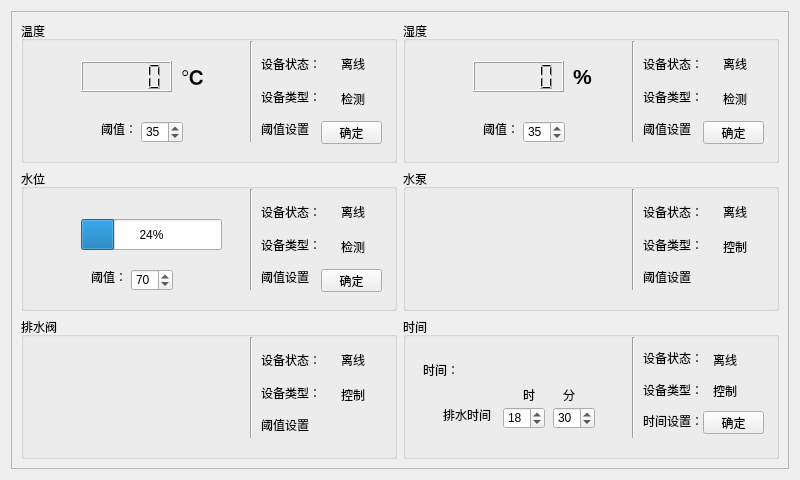
<?xml version="1.0" encoding="UTF-8"?>
<ui version="4.0">
 <class>homeForm</class>
 <widget class="QWidget" name="homeForm">
  <property name="geometry">
   <rect>
    <x>0</x>
    <y>0</y>
    <width>800</width>
    <height>480</height>
   </rect>
  </property>
  <property name="maximumSize">
   <size>
    <width>800</width>
    <height>480</height>
   </size>
  </property>
  <property name="windowTitle">
   <string>Form</string>
  </property>
  <property name="autoFillBackground">
   <bool>true</bool>
  </property>
  <layout class="QGridLayout" name="gridLayout">
   <item row="0" column="1">
    <widget class="QScrollArea" name="scrollArea">
     <property name="minimumSize">
      <size>
       <width>100</width>
       <height>50</height>
      </size>
     </property>
     <property name="widgetResizable">
      <bool>true</bool>
     </property>
     <widget class="QWidget" name="scrollAreaWidgetContents">
      <property name="geometry">
       <rect>
        <x>0</x>
        <y>0</y>
        <width>780</width>
        <height>460</height>
       </rect>
      </property>
      <layout class="QGridLayout" name="gridLayout_2">
       <item row="1" column="0">
        <widget class="QGroupBox" name="groupBox_2">
         <property name="title">
          <string>水位</string>
         </property>
         <widget class="Line" name="line_2">
          <property name="geometry">
           <rect>
            <x>220</x>
            <y>20</y>
            <width>20</width>
            <height>101</height>
           </rect>
          </property>
          <property name="orientation">
           <enum>Qt::Vertical</enum>
          </property>
         </widget>
         <widget class="QSpinBox" name="watlspinBox">
          <property name="geometry">
           <rect>
            <x>110</x>
            <y>100</y>
            <width>42</width>
            <height>22</height>
           </rect>
          </property>
          <property name="value">
           <number>70</number>
          </property>
         </widget>
         <widget class="QLabel" name="label_6">
          <property name="geometry">
           <rect>
            <x>70</x>
            <y>100</y>
            <width>31</width>
            <height>16</height>
           </rect>
          </property>
          <property name="text">
           <string>阈值：</string>
          </property>
         </widget>
         <widget class="QPushButton" name="watlButton">
          <property name="geometry">
           <rect>
            <x>300</x>
            <y>100</y>
            <width>61</width>
            <height>23</height>
           </rect>
          </property>
          <property name="text">
           <string>确定</string>
          </property>
         </widget>
         <widget class="QLabel" name="label_31">
          <property name="geometry">
           <rect>
            <x>320</x>
            <y>70</y>
            <width>31</width>
            <height>16</height>
           </rect>
          </property>
          <property name="text">
           <string>检测</string>
          </property>
         </widget>
         <widget class="QLabel" name="watlStatelabel">
          <property name="geometry">
           <rect>
            <x>320</x>
            <y>35</y>
            <width>35</width>
            <height>16</height>
           </rect>
          </property>
          <property name="text">
           <string>离线</string>
          </property>
         </widget>
         <widget class="QWidget" name="layoutWidget">
          <property name="geometry">
           <rect>
            <x>240</x>
            <y>30</y>
            <width>62</width>
            <height>91</height>
           </rect>
          </property>
          <layout class="QVBoxLayout" name="verticalLayout_2">
           <item>
            <widget class="QLabel" name="label_8">
             <property name="text">
              <string>设备状态：</string>
             </property>
            </widget>
           </item>
           <item>
            <widget class="QLabel" name="label_7">
             <property name="text">
              <string>设备类型：</string>
             </property>
            </widget>
           </item>
           <item>
            <widget class="QLabel" name="label_5">
             <property name="text">
              <string>阈值设置</string>
             </property>
            </widget>
           </item>
          </layout>
         </widget>
         <widget class="QProgressBar" name="watlprogressBar">
          <property name="geometry">
           <rect>
            <x>60</x>
            <y>50</y>
            <width>141</width>
            <height>31</height>
           </rect>
          </property>
          <property name="value">
           <number>24</number>
          </property>
         </widget>
        </widget>
       </item>
       <item row="2" column="0">
        <widget class="QGroupBox" name="groupBox_3">
         <property name="title">
          <string>排水阀</string>
         </property>
         <widget class="Line" name="line_5">
          <property name="geometry">
           <rect>
            <x>220</x>
            <y>20</y>
            <width>20</width>
            <height>101</height>
           </rect>
          </property>
          <property name="orientation">
           <enum>Qt::Vertical</enum>
          </property>
         </widget>
         <widget class="QLabel" name="valvepixlabel">
          <property name="geometry">
           <rect>
            <x>80</x>
            <y>40</y>
            <width>81</width>
            <height>81</height>
           </rect>
          </property>
          <property name="text">
           <string/>
          </property>
         </widget>
         <widget class="QLabel" name="label_37">
          <property name="geometry">
           <rect>
            <x>320</x>
            <y>70</y>
            <width>31</width>
            <height>16</height>
           </rect>
          </property>
          <property name="text">
           <string>控制</string>
          </property>
         </widget>
         <widget class="QLabel" name="valveStatelabel">
          <property name="geometry">
           <rect>
            <x>320</x>
            <y>35</y>
            <width>31</width>
            <height>16</height>
           </rect>
          </property>
          <property name="text">
           <string>离线</string>
          </property>
         </widget>
         <widget class="QWidget" name="layoutWidget">
          <property name="geometry">
           <rect>
            <x>240</x>
            <y>30</y>
            <width>62</width>
            <height>91</height>
           </rect>
          </property>
          <layout class="QVBoxLayout" name="verticalLayout_5">
           <item>
            <widget class="QLabel" name="label_21">
             <property name="text">
              <string>设备状态：</string>
             </property>
            </widget>
           </item>
           <item>
            <widget class="QLabel" name="label_22">
             <property name="text">
              <string>设备类型：</string>
             </property>
            </widget>
           </item>
           <item>
            <widget class="QLabel" name="label_23">
             <property name="text">
              <string>阈值设置</string>
             </property>
            </widget>
           </item>
          </layout>
         </widget>
         <widget class="QLabel" name="valvepvaluelabel">
          <property name="geometry">
           <rect>
            <x>170</x>
            <y>70</y>
            <width>41</width>
            <height>21</height>
           </rect>
          </property>
          <property name="text">
           <string/>
          </property>
         </widget>
        </widget>
       </item>
       <item row="1" column="1">
        <widget class="QGroupBox" name="groupBox_6">
         <property name="title">
          <string>水泵</string>
         </property>
         <widget class="Line" name="line_4">
          <property name="geometry">
           <rect>
            <x>220</x>
            <y>20</y>
            <width>20</width>
            <height>101</height>
           </rect>
          </property>
          <property name="orientation">
           <enum>Qt::Vertical</enum>
          </property>
         </widget>
         <widget class="QLabel" name="label_35">
          <property name="geometry">
           <rect>
            <x>320</x>
            <y>70</y>
            <width>31</width>
            <height>16</height>
           </rect>
          </property>
          <property name="text">
           <string>控制</string>
          </property>
         </widget>
         <widget class="QLabel" name="pumpStatelabel">
          <property name="geometry">
           <rect>
            <x>320</x>
            <y>35</y>
            <width>31</width>
            <height>16</height>
           </rect>
          </property>
          <property name="text">
           <string>离线</string>
          </property>
         </widget>
         <widget class="QWidget" name="layoutWidget">
          <property name="geometry">
           <rect>
            <x>240</x>
            <y>30</y>
            <width>62</width>
            <height>91</height>
           </rect>
          </property>
          <layout class="QVBoxLayout" name="verticalLayout_4">
           <item>
            <widget class="QLabel" name="label_16">
             <property name="text">
              <string>设备状态：</string>
             </property>
            </widget>
           </item>
           <item>
            <widget class="QLabel" name="label_15">
             <property name="text">
              <string>设备类型：</string>
             </property>
            </widget>
           </item>
           <item>
            <widget class="QLabel" name="label_13">
             <property name="text">
              <string>阈值设置</string>
             </property>
            </widget>
           </item>
          </layout>
         </widget>
         <widget class="QLabel" name="pumpvaluelabel">
          <property name="geometry">
           <rect>
            <x>170</x>
            <y>70</y>
            <width>41</width>
            <height>21</height>
           </rect>
          </property>
          <property name="text">
           <string/>
          </property>
         </widget>
         <widget class="QLabel" name="pumppixlabel">
          <property name="geometry">
           <rect>
            <x>70</x>
            <y>40</y>
            <width>81</width>
            <height>81</height>
           </rect>
          </property>
          <property name="text">
           <string/>
          </property>
         </widget>
        </widget>
       </item>
       <item row="0" column="0">
        <widget class="QGroupBox" name="groupBox">
         <property name="title">
          <string>温度</string>
         </property>
         <widget class="Line" name="line">
          <property name="geometry">
           <rect>
            <x>220</x>
            <y>20</y>
            <width>20</width>
            <height>101</height>
           </rect>
          </property>
          <property name="orientation">
           <enum>Qt::Vertical</enum>
          </property>
         </widget>
         <widget class="QLCDNumber" name="tempNumber">
          <property name="geometry">
           <rect>
            <x>60</x>
            <y>40</y>
            <width>91</width>
            <height>31</height>
           </rect>
          </property>
         </widget>
         <widget class="QSpinBox" name="tempspinBox">
          <property name="geometry">
           <rect>
            <x>120</x>
            <y>100</y>
            <width>42</width>
            <height>22</height>
           </rect>
          </property>
          <property name="value">
           <number>35</number>
          </property>
         </widget>
         <widget class="QLabel" name="label_4">
          <property name="geometry">
           <rect>
            <x>80</x>
            <y>100</y>
            <width>31</width>
            <height>16</height>
           </rect>
          </property>
          <property name="text">
           <string>阈值：</string>
          </property>
         </widget>
         <widget class="QLabel" name="label_17">
          <property name="geometry">
           <rect>
            <x>160</x>
            <y>40</y>
            <width>51</width>
            <height>31</height>
           </rect>
          </property>
          <property name="text">
           <string>&lt;html&gt;&lt;head/&gt;&lt;body&gt;&lt;p&gt;&lt;span style=&quot; font-size:16pt; font-weight:600;&quot;&gt;℃&lt;/span&gt;&lt;/p&gt;&lt;/body&gt;&lt;/html&gt;</string>
          </property>
         </widget>
         <widget class="QPushButton" name="tempButton">
          <property name="geometry">
           <rect>
            <x>300</x>
            <y>100</y>
            <width>61</width>
            <height>23</height>
           </rect>
          </property>
          <property name="text">
           <string>确定</string>
          </property>
         </widget>
         <widget class="QWidget" name="layoutWidget">
          <property name="geometry">
           <rect>
            <x>240</x>
            <y>30</y>
            <width>62</width>
            <height>91</height>
           </rect>
          </property>
          <layout class="QVBoxLayout" name="verticalLayout">
           <item>
            <widget class="QLabel" name="label">
             <property name="text">
              <string>设备状态：</string>
             </property>
            </widget>
           </item>
           <item>
            <widget class="QLabel" name="label_2">
             <property name="text">
              <string>设备类型：</string>
             </property>
            </widget>
           </item>
           <item>
            <widget class="QLabel" name="label_3">
             <property name="text">
              <string>阈值设置</string>
             </property>
            </widget>
           </item>
          </layout>
         </widget>
         <widget class="QLabel" name="tempStatelabel">
          <property name="geometry">
           <rect>
            <x>320</x>
            <y>35</y>
            <width>31</width>
            <height>16</height>
           </rect>
          </property>
          <property name="text">
           <string>离线</string>
          </property>
         </widget>
         <widget class="QLabel" name="label_30">
          <property name="geometry">
           <rect>
            <x>320</x>
            <y>70</y>
            <width>31</width>
            <height>16</height>
           </rect>
          </property>
          <property name="text">
           <string>检测</string>
          </property>
         </widget>
        </widget>
       </item>
       <item row="0" column="1">
        <widget class="QGroupBox" name="groupBox_5">
         <property name="title">
          <string>湿度</string>
         </property>
         <widget class="Line" name="line_3">
          <property name="geometry">
           <rect>
            <x>220</x>
            <y>20</y>
            <width>20</width>
            <height>101</height>
           </rect>
          </property>
          <property name="orientation">
           <enum>Qt::Vertical</enum>
          </property>
         </widget>
         <widget class="QLabel" name="label_33">
          <property name="geometry">
           <rect>
            <x>320</x>
            <y>70</y>
            <width>31</width>
            <height>16</height>
           </rect>
          </property>
          <property name="text">
           <string/>
          </property>
         </widget>
         <widget class="QLabel" name="humiStatelabel">
          <property name="geometry">
           <rect>
            <x>320</x>
            <y>35</y>
            <width>31</width>
            <height>16</height>
           </rect>
          </property>
          <property name="text">
           <string>离线</string>
          </property>
         </widget>
         <widget class="QWidget" name="layoutWidget">
          <property name="geometry">
           <rect>
            <x>240</x>
            <y>30</y>
            <width>62</width>
            <height>91</height>
           </rect>
          </property>
          <layout class="QVBoxLayout" name="verticalLayout_3">
           <item>
            <widget class="QLabel" name="label_12">
             <property name="text">
              <string>设备状态：</string>
             </property>
            </widget>
           </item>
           <item>
            <widget class="QLabel" name="label_11">
             <property name="text">
              <string>设备类型：</string>
             </property>
            </widget>
           </item>
           <item>
            <widget class="QLabel" name="label_9">
             <property name="text">
              <string>阈值设置</string>
             </property>
            </widget>
           </item>
          </layout>
         </widget>
         <widget class="QPushButton" name="humiButton">
          <property name="geometry">
           <rect>
            <x>300</x>
            <y>100</y>
            <width>61</width>
            <height>23</height>
           </rect>
          </property>
          <property name="text">
           <string>确定</string>
          </property>
         </widget>
         <widget class="QLabel" name="label_36">
          <property name="geometry">
           <rect>
            <x>320</x>
            <y>70</y>
            <width>31</width>
            <height>16</height>
           </rect>
          </property>
          <property name="text">
           <string>检测</string>
          </property>
         </widget>
         <widget class="QLCDNumber" name="humiNumber">
          <property name="geometry">
           <rect>
            <x>70</x>
            <y>40</y>
            <width>91</width>
            <height>31</height>
           </rect>
          </property>
         </widget>
         <widget class="QSpinBox" name="humispinBox">
          <property name="geometry">
           <rect>
            <x>120</x>
            <y>100</y>
            <width>42</width>
            <height>22</height>
           </rect>
          </property>
          <property name="value">
           <number>35</number>
          </property>
         </widget>
         <widget class="QLabel" name="label_10">
          <property name="geometry">
           <rect>
            <x>80</x>
            <y>100</y>
            <width>31</width>
            <height>16</height>
           </rect>
          </property>
          <property name="text">
           <string>阈值：</string>
          </property>
         </widget>
         <widget class="QLabel" name="label_18">
          <property name="geometry">
           <rect>
            <x>170</x>
            <y>40</y>
            <width>21</width>
            <height>31</height>
           </rect>
          </property>
          <property name="text">
           <string>&lt;html&gt;&lt;head/&gt;&lt;body&gt;&lt;p&gt;&lt;span style=&quot; font-size:16pt; font-weight:600;&quot;&gt;%&lt;/span&gt;&lt;/p&gt;&lt;/body&gt;&lt;/html&gt;</string>
          </property>
         </widget>
        </widget>
       </item>
       <item row="2" column="1">
        <widget class="QGroupBox" name="groupBox_4">
         <property name="title">
          <string>时间</string>
         </property>
         <widget class="Line" name="line_6">
          <property name="geometry">
           <rect>
            <x>220</x>
            <y>20</y>
            <width>20</width>
            <height>101</height>
           </rect>
          </property>
          <property name="orientation">
           <enum>Qt::Vertical</enum>
          </property>
         </widget>
         <widget class="QSpinBox" name="shispinBox">
          <property name="geometry">
           <rect>
            <x>100</x>
            <y>90</y>
            <width>42</width>
            <height>22</height>
           </rect>
          </property>
          <property name="value">
           <number>18</number>
          </property>
         </widget>
         <widget class="QSpinBox" name="fenspinBox">
          <property name="geometry">
           <rect>
            <x>150</x>
            <y>90</y>
            <width>42</width>
            <height>22</height>
           </rect>
          </property>
          <property name="value">
           <number>30</number>
          </property>
         </widget>
         <widget class="QLabel" name="watlStatelabel_2">
          <property name="geometry">
           <rect>
            <x>30</x>
            <y>50</y>
            <width>31</width>
            <height>16</height>
           </rect>
          </property>
          <property name="text">
           <string/>
          </property>
         </widget>
         <widget class="QLabel" name="watlStatelabel_3">
          <property name="geometry">
           <rect>
            <x>120</x>
            <y>70</y>
            <width>16</width>
            <height>16</height>
           </rect>
          </property>
          <property name="text">
           <string>时</string>
          </property>
         </widget>
         <widget class="QLabel" name="watlStatelabel_4">
          <property name="geometry">
           <rect>
            <x>160</x>
            <y>70</y>
            <width>16</width>
            <height>16</height>
           </rect>
          </property>
          <property name="text">
           <string>分</string>
          </property>
         </widget>
         <widget class="QLabel" name="watlStatelabel_6">
          <property name="geometry">
           <rect>
            <x>40</x>
            <y>90</y>
            <width>51</width>
            <height>16</height>
           </rect>
          </property>
          <property name="text">
           <string>排水时间：</string>
          </property>
         </widget>
         <widget class="QPushButton" name="timeButton">
          <property name="geometry">
           <rect>
            <x>300</x>
            <y>94</y>
            <width>61</width>
            <height>23</height>
           </rect>
          </property>
          <property name="text">
           <string>确定</string>
          </property>
         </widget>
         <widget class="QLabel" name="label_19">
          <property name="geometry">
           <rect>
            <x>240</x>
            <y>28</y>
            <width>60</width>
            <height>26</height>
           </rect>
          </property>
          <property name="text">
           <string>设备状态：</string>
          </property>
         </widget>
         <widget class="QLabel" name="label_14">
          <property name="geometry">
           <rect>
            <x>240</x>
            <y>91</y>
            <width>60</width>
            <height>26</height>
           </rect>
          </property>
          <property name="text">
           <string>时间设置：</string>
          </property>
         </widget>
         <widget class="QLabel" name="label_20">
          <property name="geometry">
           <rect>
            <x>240</x>
            <y>60</y>
            <width>60</width>
            <height>25</height>
           </rect>
          </property>
          <property name="text">
           <string>设备类型：</string>
          </property>
         </widget>
         <widget class="QLabel" name="timeStatelabel">
          <property name="geometry">
           <rect>
            <x>310</x>
            <y>35</y>
            <width>31</width>
            <height>16</height>
           </rect>
          </property>
          <property name="text">
           <string>离线</string>
          </property>
         </widget>
         <widget class="QLabel" name="label_38">
          <property name="geometry">
           <rect>
            <x>310</x>
            <y>66</y>
            <width>31</width>
            <height>16</height>
           </rect>
          </property>
          <property name="text">
           <string>控制</string>
          </property>
         </widget>
         <widget class="QLabel" name="timeshowStatelabel">
          <property name="geometry">
           <rect>
            <x>60</x>
            <y>40</y>
            <width>161</width>
            <height>21</height>
           </rect>
          </property>
          <property name="text">
           <string/>
          </property>
         </widget>
         <widget class="QLabel" name="label_24">
          <property name="geometry">
           <rect>
            <x>20</x>
            <y>40</y>
            <width>31</width>
            <height>25</height>
           </rect>
          </property>
          <property name="text">
           <string>时间：</string>
          </property>
         </widget>
        </widget>
       </item>
      </layout>
     </widget>
    </widget>
   </item>
  </layout>
 </widget>
 <resources/>
 <connections/>
</ui>
